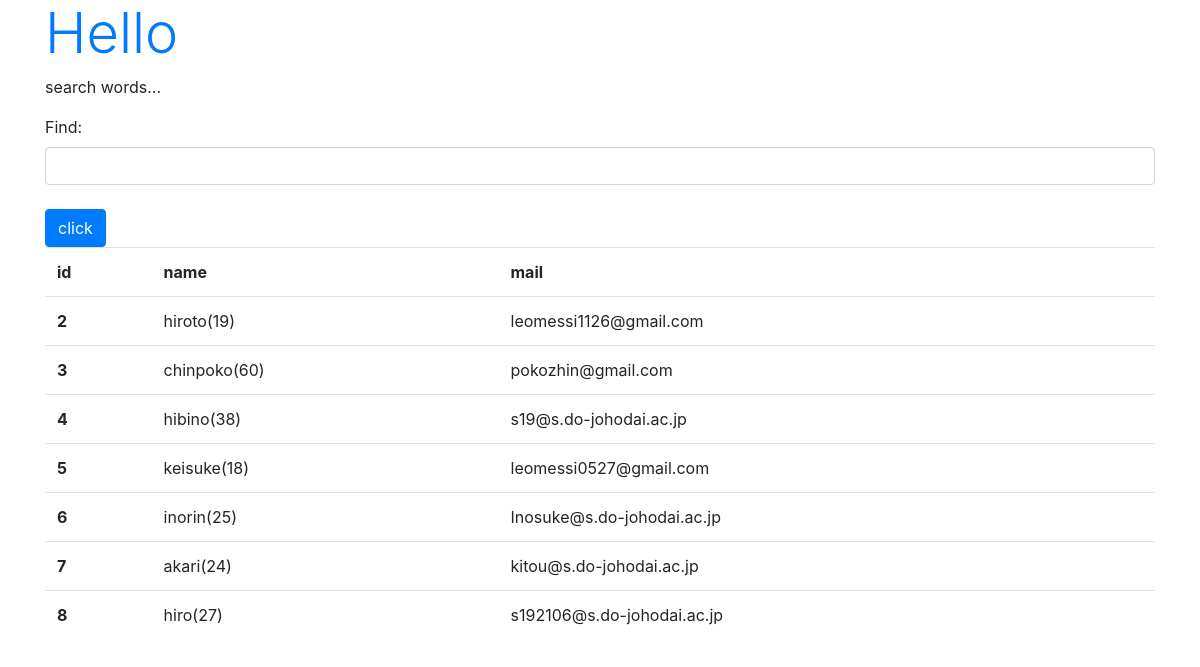
/hello/find, run on the app's committed database.
### hello/models.py (models this page shows, shortened)
class Friend(models.Model):
  name = models.CharField(max_length=100, \
    validators=[number_onry])
  mail = models.EmailField(max_length=200)
  gender = models.BooleanField()
  age = models.IntegerField()
  birthday = models.DateField()

### hello/views.py (the view)
# urls.py: path('find', views.find, name='find'),
def find(request):
  if(request.method == 'POST'):
    msg = request.POST['find']
    form = FindForm(request.POST)
    sql = 'select * from hello_friend'
    if(msg != ''):
      sql += ' where ' + msg
    data = Friend.objects.raw(sql)
    msg = sql
  else:
    msg = 'search words...'
    form = FindForm()
    data = Friend.objects.all()
  params = {
    'title':'Hello',
    'message': msg,
    'form': form,
    'data': data,
  }
  return render(request, 'hello/find.html', params)

### hello/forms.py
class FindForm(forms.Form):
  find = forms.CharField(label='Find', required=False,\
    widget=forms.TextInput(attrs={'class':'form-control'}))

### hello/templates/hello/find.html (shortened to what this page needs)
{% load static %}
<!DOCTYPE html>
<html lang="ja">
<head>
  <link rel="stylesheet"
    href="https://stackpath.bootstrapcdn.com/bootstrap/4.3.1/css/bootstrap.min.css"
 />
</head>
<body class="container">
  <h1 class="display-4 text-primary">{{title}}</h1>
  <p>{{message|safe}}</p>
  <form action="{% url 'find' %}" method="post">
    {{ form.as_p }}
    <tr><th></th><td>
      <input type="submit" value="click"
        class="btn btn-primary mt-2"></td></tr>
  </form>
    <table class="table">
    <tr>
      <th>id</th>
      <th>name</th>
      <th>mail</th>
    </tr>
  {% for item in data %}
    <tr>
      <th>{{item.id}}</th>
      <td>{{item.name}}({{item.age}})</td>
      <td>{{item.mail}}</td>
    </tr>
  {% endfor %}
    </table>
</body>
</html>

### data on the page
Friend: id "2", name "hiroto", age "19", mail "leomessi1126@gmail.com"
Friend: id "3", name "chinpoko", age "60", mail "pokozhin@gmail.com"
Friend: id "4", name "hibino", age "38", mail "s19@s.do-johodai.ac.jp"
Friend: id "5", name "keisuke", age "18", mail "leomessi0527@gmail.com"
Friend: id "6", name "inorin", age "25", mail "Inosuke@s.do-johodai.ac.jp"
Friend: id "7", name "akari", age "24", mail "kitou@s.do-johodai.ac.jp"
Friend: id "8", name "hiro", age "27", mail "s192106@s.do-johodai.ac.jp"

### other printed values
{{ title }} "Hello"
{{ message|safe }} "search words..."
